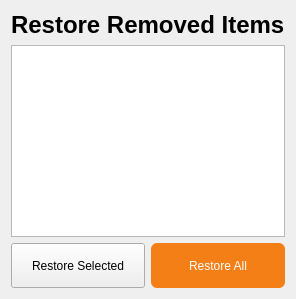
      <widget class="QWidget" name="pageUndoRemoved">
       <layout class="QVBoxLayout" name="undoRemovedLayout">
        <item>
         <widget class="QLabel" name="lblUndoRemoved">
          <property name="text">
           <string>Restore Removed Items</string>
          </property>
          <property name="font">
           <font>
            <pointsize>18</pointsize>
            <weight>75</weight>
            <bold>true</bold>
           </font>
          </property>
         </widget>
        </item>
        <item>
         <widget class="QListWidget" name="lstSearch_undoremoved">
          <property name="font">
           <font>
            <pointsize>12</pointsize>
           </font>
          </property>
         </widget>
        </item>
        <item>
         <layout class="QHBoxLayout" name="undoRemovedBtnLayout">
          <item>
           <widget class="QPushButton" name="btnUndoSelected_undoremoved">
            <property name="text">
             <string>Restore Selected</string>
            </property>
            <property name="minimumSize">
             <size>
              <width>0</width>
              <height>45</height>
             </size>
            </property>
           </widget>
          </item>
          <item>
           <widget class="QPushButton" name="btnUndoAll_undoremoved">
            <property name="text">
             <string>Restore All</string>
            </property>
            <property name="minimumSize">
             <size>
              <width>0</width>
              <height>45</height>
             </size>
            </property>
            <property name="styleSheet">
             <string notr="true">QPushButton { background-color: #f57f17; color: white; border: none; border-radius: 6px; }</string>
            </property>
           </widget>
          </item>
         </layout>
        </item>
       </layout>
      </widget>
